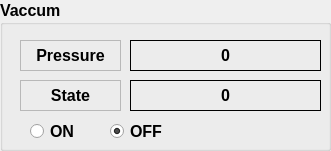
  <widget class="QGroupBox" name="vaccum_box">
   <property name="enabled">
    <bool>true</bool>
   </property>
   <property name="geometry">
    <rect>
     <x>820</x>
     <y>30</y>
     <width>331</width>
     <height>151</height>
    </rect>
   </property>
   <property name="font">
    <font>
     <pointsize>12</pointsize>
     <weight>75</weight>
     <bold>true</bold>
    </font>
   </property>
   <property name="title">
    <string>Vaccum</string>
   </property>
   <widget class="QLabel" name="vaccum_value">
    <property name="geometry">
     <rect>
      <x>130</x>
      <y>40</y>
      <width>191</width>
      <height>31</height>
     </rect>
    </property>
    <property name="font">
     <font>
      <pointsize>12</pointsize>
      <weight>75</weight>
      <bold>true</bold>
     </font>
    </property>
    <property name="frameShape">
     <enum>QFrame::Panel</enum>
    </property>
    <property name="text">
     <string>0</string>
    </property>
    <property name="alignment">
     <set>Qt::AlignCenter</set>
    </property>
   </widget>
   <widget class="QLabel" name="l">
    <property name="geometry">
     <rect>
      <x>20</x>
      <y>40</y>
      <width>101</width>
      <height>31</height>
     </rect>
    </property>
    <property name="font">
     <font>
      <weight>75</weight>
      <bold>true</bold>
     </font>
    </property>
    <property name="autoFillBackground">
     <bool>false</bool>
    </property>
    <property name="frameShape">
     <enum>QFrame::StyledPanel</enum>
    </property>
    <property name="text">
     <string>Pressure</string>
    </property>
    <property name="alignment">
     <set>Qt::AlignCenter</set>
    </property>
   </widget>
   <widget class="QRadioButton" name="vaccum_on">
    <property name="enabled">
     <bool>true</bool>
    </property>
    <property name="geometry">
     <rect>
      <x>30</x>
      <y>120</y>
      <width>81</width>
      <height>22</height>
     </rect>
    </property>
    <property name="text">
     <string>ON</string>
    </property>
    <property name="checked">
     <bool>false</bool>
    </property>
   </widget>
   <widget class="QRadioButton" name="vaccum_off">
    <property name="enabled">
     <bool>true</bool>
    </property>
    <property name="geometry">
     <rect>
      <x>110</x>
      <y>120</y>
      <width>81</width>
      <height>22</height>
     </rect>
    </property>
    <property name="text">
     <string>OFF</string>
    </property>
    <property name="checked">
     <bool>true</bool>
    </property>
   </widget>
   <widget class="QLabel" name="l_2">
    <property name="geometry">
     <rect>
      <x>20</x>
      <y>80</y>
      <width>101</width>
      <height>31</height>
     </rect>
    </property>
    <property name="font">
     <font>
      <weight>75</weight>
      <bold>true</bold>
     </font>
    </property>
    <property name="autoFillBackground">
     <bool>false</bool>
    </property>
    <property name="frameShape">
     <enum>QFrame::StyledPanel</enum>
    </property>
    <property name="text">
     <string>State</string>
    </property>
    <property name="alignment">
     <set>Qt::AlignCenter</set>
    </property>
   </widget>
   <widget class="QLabel" name="vaccum_state">
    <property name="geometry">
     <rect>
      <x>130</x>
      <y>80</y>
      <width>191</width>
      <height>31</height>
     </rect>
    </property>
    <property name="font">
     <font>
      <pointsize>12</pointsize>
      <weight>75</weight>
      <bold>true</bold>
     </font>
    </property>
    <property name="frameShape">
     <enum>QFrame::Panel</enum>
    </property>
    <property name="text">
     <string>0</string>
    </property>
    <property name="alignment">
     <set>Qt::AlignCenter</set>
    </property>
   </widget>
  </widget>
